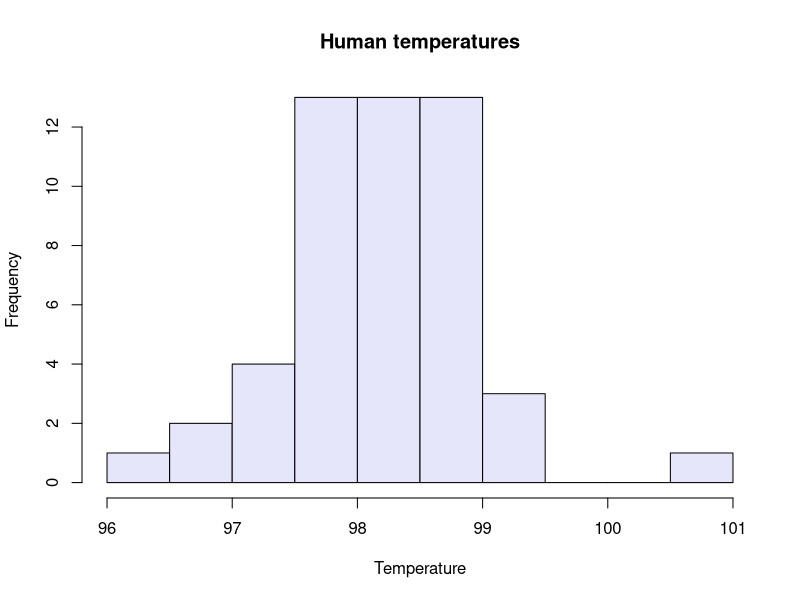
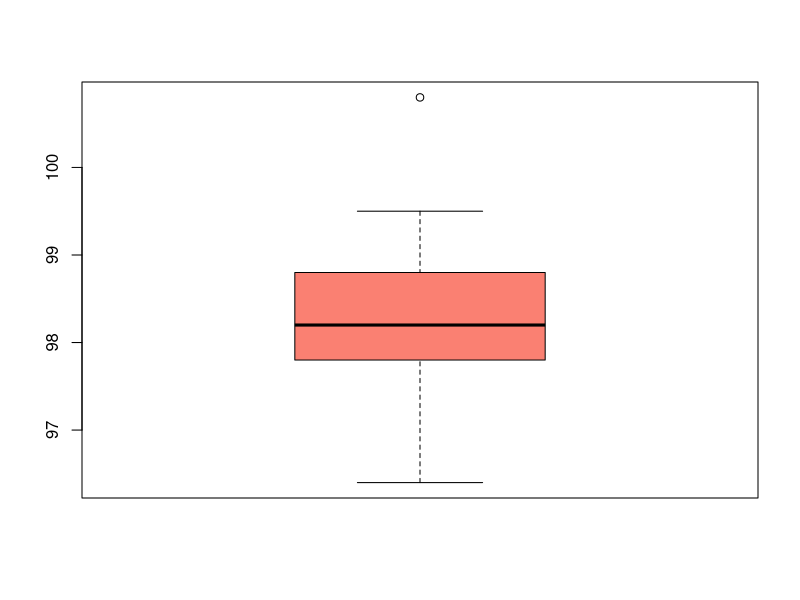
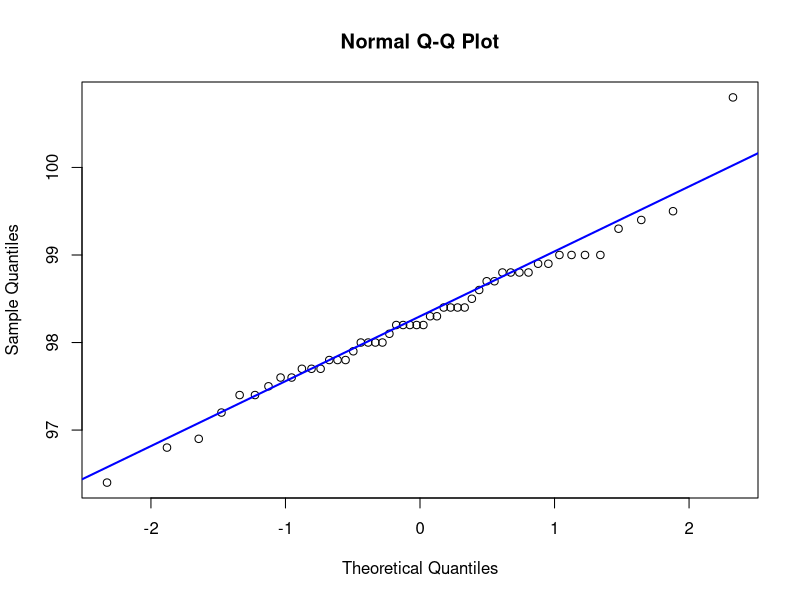
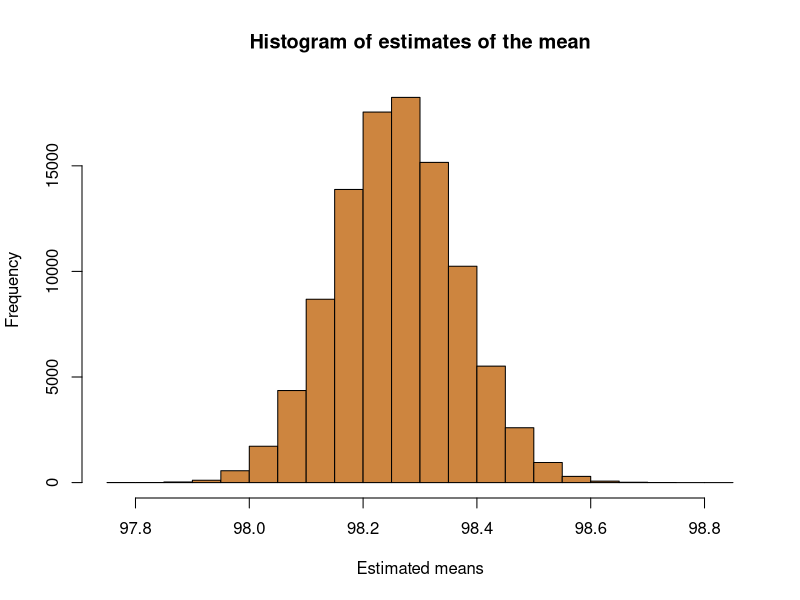

Write R code to recreate these figures, in order.
## ---- chunk 1
knitr::opts_chunk$set(echo = TRUE)
## ---- chunk 2
temperature<-read.csv("temperatures.csv")
## ---- chunk 3
ls.str(temperature)
## ---- chunk 4
temp<-temperature$BodyTemp
n=length(temp)
print(n)
## ---- chunk 5
hist(temp, 
     main="Human temperatures",
     xlab="Temperature",
     col="lavender")
## ---- chunk 6
t.test(temp)
## ---- chunk 7
boxplot(temp, 
        col="salmon")
qqnorm(temp)
qqline(temp, col="blue", lwd=2)
## ---- chunk 8
shapiro.test(temp)
## ---- chunk 9
n.boot=10^5
mu.hats=replicate(n.boot, mean(sample(temp, n, replace=TRUE)))
hist(mu.hats, 
     main="Histogram of estimates of the mean",
     xlab="Estimated means",
     col="peru")
mu.hat=mean(mu.hats)
print(mu.hat)
## ---- chunk 10
quantile(mu.hats, c(0.025, 0.975))

## ---- chunk 11
se=sd(mu.hats)
(mu.hat-se*qnorm(0.975))
(mu.hat+se*qnorm(0.975))
